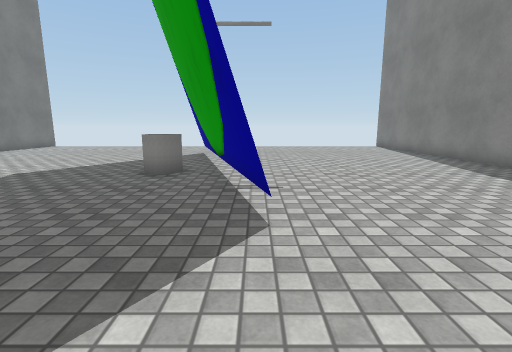
view 1 (above)

12 first-person views from a walk through a Unity game level. The camera is 1.2 m above the floor, tilts 10° down and sees 85° across. The floor is counted in squares, 1 m on a side. Each view is taken from the middle of a square. On the plan, view 1 faces up. The plan holds only what a view shows up to about 13 squares ahead; the rest is blank. Surface patterns are stand-ins for the level's own textures.

view 2
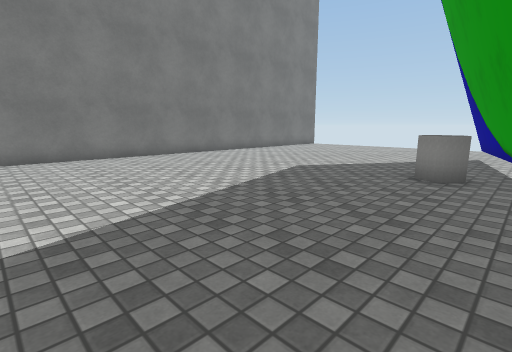

view 3
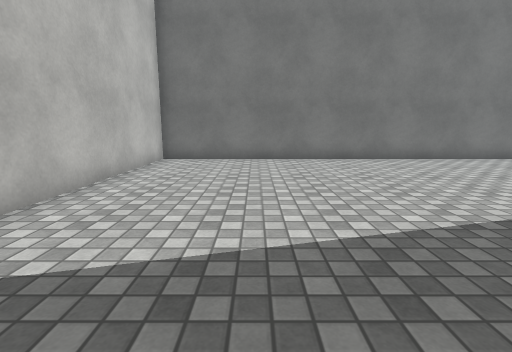

view 4
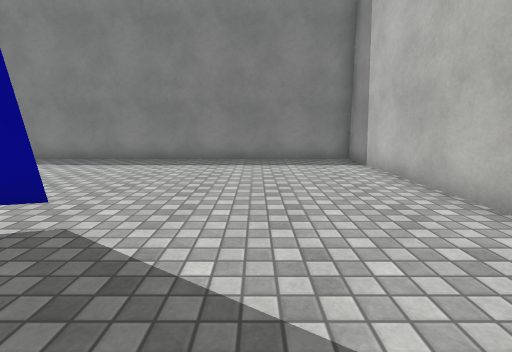

view 5
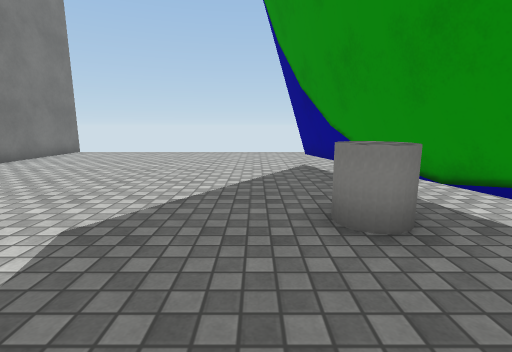

view 6
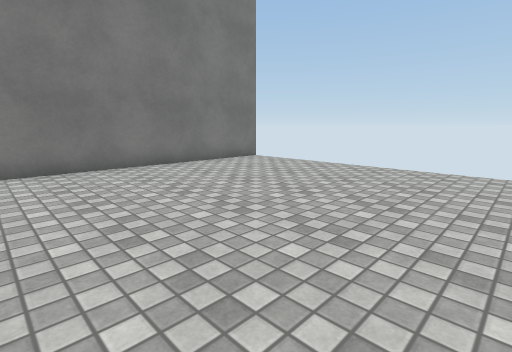

view 7
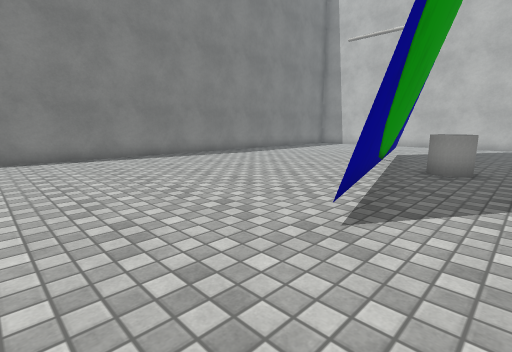

view 8
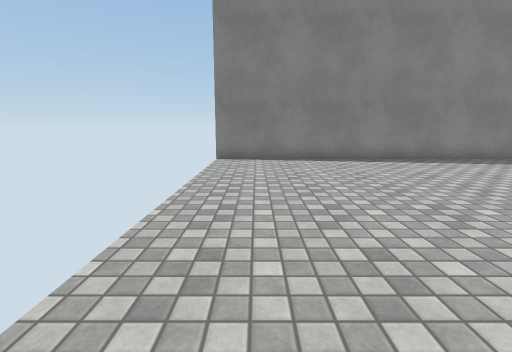

view 9
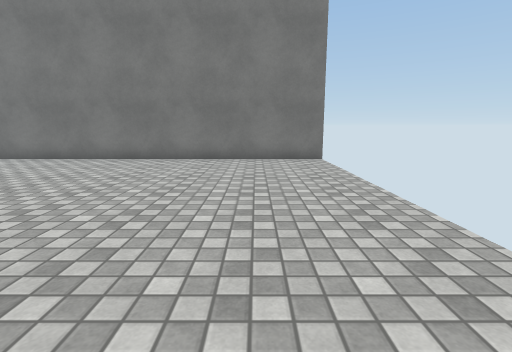

view 10
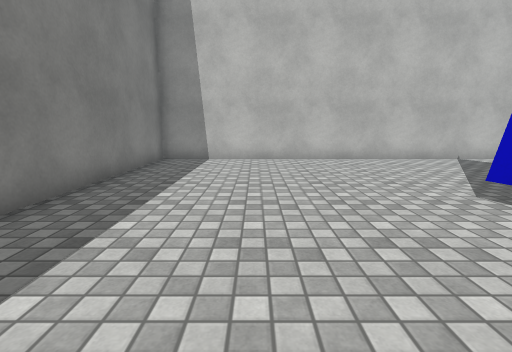

view 11
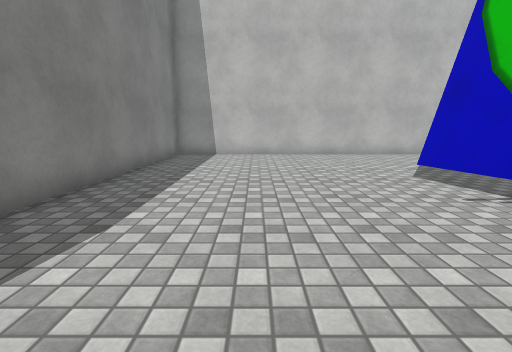

view 12
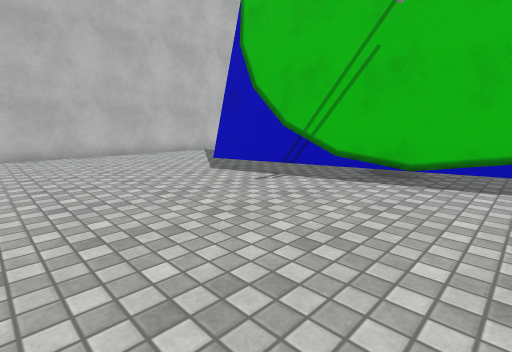

### Floor plan
Key: @ floor where view 1 was taken; # wall or solid block; . floor; = window, fence, low wall or low ledge; T thing the floor can be seen under or through.
Columns run from 13 left of view 1 to 8 right of it. Each row starts with its distance up from view 1.
 18 #
 17 #....................#
 16 #....................#
 15 #....................#
 14 #....................#
 13 #..........=.........#
 12 #..........T.........#
 11 #..........T.........#
 10 #..........T.........#
  9 #..........TT........#
  8 #.........TTT........#
  7 #.........TTT........#
  6 #...........T........#
  5 #...........TT.......#
  4 #............T.......#
  3 #....................#
  2 #....................#
  1 #....................#
  0 #............@.......#
 -1 #....................#
 -2 #....................#
 -3 ######################

Where each view was taken, in squares from view 1:
view 1: 0 up, 0 right, facing up
view 2: 0 up, 1 left, facing up-left
view 3: 1 up, 2 left, facing left
view 4: 1 up, 3 left, facing right
view 5: 4 up, 4 left, facing up
view 6: 9 up, 4 left, facing up-left
view 7: 16 up, 4 left, facing down-right
view 8: 16 up, 3 left, facing right
view 9: 15 up, 2 left, facing left
view 10: 8 up, 4 right, facing down
view 11: 10 up, 4 right, facing down
view 12: 10 up, 5 right, facing down-left
